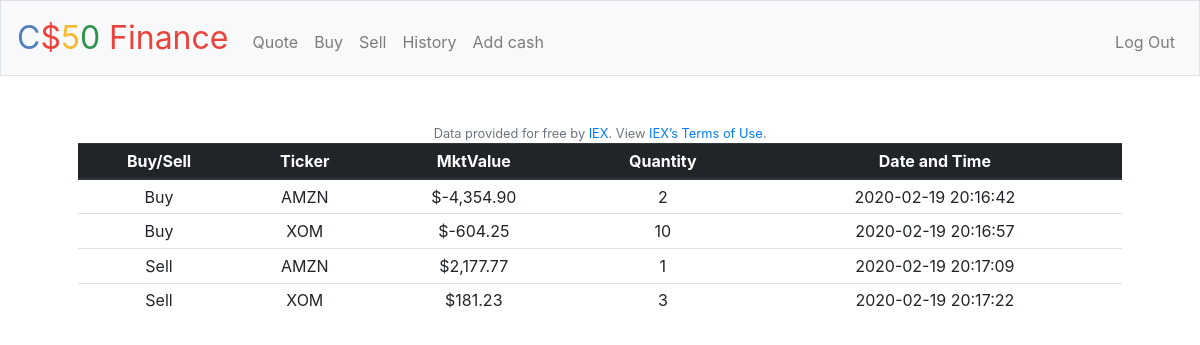
The app's page /history (signed in) with its own data.
### tables this page shows
CREATE TABLE 'transactions' ('users_id' INTEGER NOT NULL, 'ticker' TEXT NOT NULL, 'transType' BOOLEAN NOT NULL CHECK (transType IN (0,1)),  'purch_value' FLOAT NOT NULL, 'quantity' NUMERIC NOT NULL, 'time' TIMESTAMP NOT NULL DEFAULT CURRENT_TIMESTAMP);

### Web_Finance/application.py (the view)
@app.route("/history")
@login_required
def history():
    transactions = db.execute("SELECT * FROM transactions WHERE users_id=:u",
                            u = session["user_id"])
    for t in transactions:
        t["purch_value"] = usd((-1 * t["purch_value"]))
    return render_template("history.html", transactions = transactions)

### Web_Finance/application.py (called while the page is built)
@app.after_request
def after_request(response):
    response.headers["Cache-Control"] = "no-cache, no-store, must-revalidate"
    response.headers["Expires"] = 0
    response.headers["Pragma"] = "no-cache"
    return response

### Web_Finance/helpers.py (called while the page is built)
def login_required(f):
    @wraps(f)
    def decorated_function(*args, **kwargs):
        if session.get("user_id") is None:
            return redirect("/login")
        return f(*args, **kwargs)
    return decorated_function

def usd(value):
    return f"${value:,.2f}"

### Web_Finance/templates/history.html (shortened to what this page needs)
{% extends "layout.html" %}
{%block main%}
    <table class="table table-hover table-sm">
        <thead class="thead-dark">
            <th>Buy/Sell</th>
            <th>Ticker</th>
            <th>MktValue</th>
            <th>Quantity</th>
            <th>Date and Time</th>
        </thead>
        <tbody>
            {%for t in transactions%}
                <tr>
                    {%if t["transType"] == 1%}
                    <td>Buy</td>
                    {%else%}
                    <td>Sell</td>
                    {% endif %}
                    <td>{{ t["ticker"] }}</td>
                    <td>{{ t["purch_value"] }}</td>
                    <td>{{ t["quantity"] }}</td>
                    <td>{{ t["time"] }}</td>
                </tr>
            {%endfor%}
        </tbody>
{%endblock%}

### records on screen
transactions: transType "Buy", ticker "AMZN", purch_value "$-4,354.90", quantity "2", time "2020-02-19 20:16:42"
transactions: transType "Buy", ticker "XOM", purch_value "$-604.25", quantity "10", time "2020-02-19 20:16:57"
transactions: transType "Sell", ticker "AMZN", purch_value "$2,177.77", quantity "1", time "2020-02-19 20:17:09"
transactions: transType "Sell", ticker "XOM", purch_value "$181.23", quantity "3", time "2020-02-19 20:17:22"
